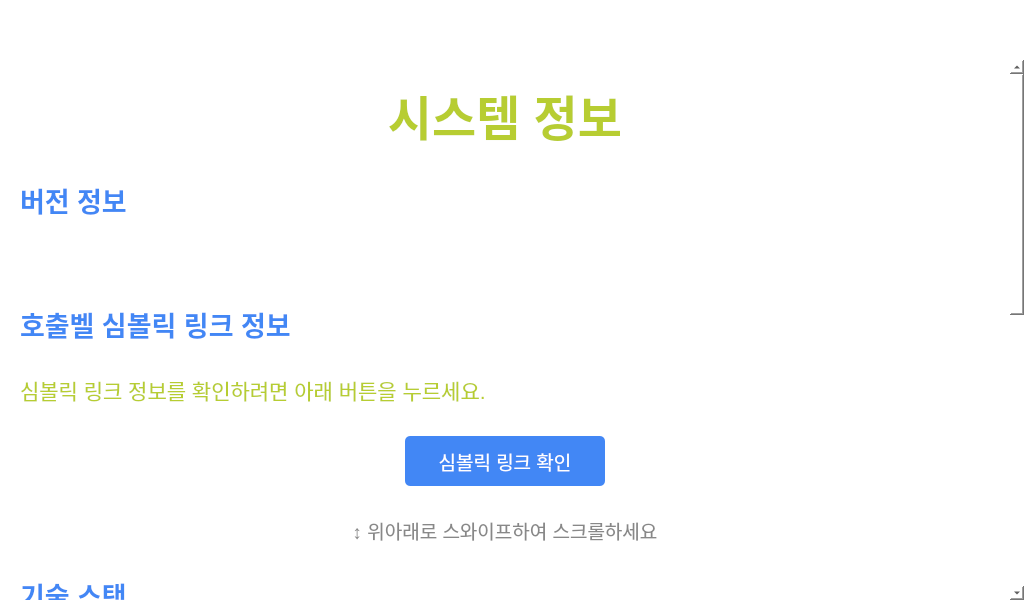
<?xml version="1.0" encoding="UTF-8"?>
<ui version="4.0">
 <class>InfoView</class>
 <widget class="QWidget" name="InfoView">
  <property name="geometry">
   <rect>
    <x>0</x>
    <y>0</y>
    <width>1024</width>
    <height>600</height>
   </rect>
  </property>
  <property name="windowTitle">
   <string>Dentium</string>
  </property>
  <property name="styleSheet">
   <string notr="true">background-color: white;</string>
  </property>
  <layout class="QVBoxLayout" name="main_layout">
   <property name="spacing">
    <number>0</number>
   </property>
   <property name="leftMargin">
    <number>0</number>
   </property>
   <property name="topMargin">
    <number>0</number>
   </property>
   <property name="rightMargin">
    <number>0</number>
   </property>
   <property name="bottomMargin">
    <number>0</number>
   </property>
   <item>
    <widget class="QWidget" name="status_bar_container" native="true">
     <property name="minimumSize">
      <size>
       <width>0</width>
       <height>60</height>
      </size>
     </property>
     <property name="maximumSize">
      <size>
       <width>16777215</width>
       <height>60</height>
      </size>
     </property>
    </widget>
   </item>
   <item>
    <widget class="QScrollArea" name="scroll_area">
     <property name="styleSheet">
      <string notr="true">QScrollArea {
    background-color: black;
    border: none;
}
QScrollBar {
    width: 0px;
    height: 0px;
}</string>
     </property>
     <property name="widgetResizable">
      <bool>true</bool>
     </property>
     <widget class="QWidget" name="scroll_content">
      <property name="geometry">
       <rect>
        <x>0</x>
        <y>0</y>
        <width>1007</width>
        <height>1057</height>
       </rect>
      </property>
      <layout class="QVBoxLayout" name="info_layout">
       <property name="spacing">
        <number>30</number>
       </property>
       <property name="leftMargin">
        <number>20</number>
       </property>
       <property name="topMargin">
        <number>20</number>
       </property>
       <property name="rightMargin">
        <number>20</number>
       </property>
       <property name="bottomMargin">
        <number>20</number>
       </property>
       <item>
        <widget class="QLabel" name="title_label">
         <property name="font">
          <font>
           <family>Arial</family>
           <pointsize>-1</pointsize>
           <weight>75</weight>
           <bold>true</bold>
          </font>
         </property>
         <property name="styleSheet">
          <string notr="true">QLabel {
    color: #b7cd32;              /* 라임 그린 */
    font-size: 48px;             /* 큰 폰트 */
    font-weight: 600;            /* 두껍게 */
    font-family: &quot;Arial&quot;;        /* 적당히 깔끔한 폰트 */
}</string>
         </property>
         <property name="text">
          <string>시스템 정보</string>
         </property>
         <property name="alignment">
          <set>Qt::AlignCenter</set>
         </property>
        </widget>
       </item>
       <item>
        <widget class="QLabel" name="version_section_label">
         <property name="font">
          <font>
           <family>Arial</family>
           <pointsize>20</pointsize>
           <weight>75</weight>
           <bold>true</bold>
          </font>
         </property>
         <property name="styleSheet">
          <string notr="true">color: #4287f5;</string>
         </property>
         <property name="text">
          <string>버전 정보</string>
         </property>
        </widget>
       </item>
       <item>
        <widget class="QLabel" name="version_info_label">
         <property name="font">
          <font>
           <family>Arial</family>
           <pointsize>16</pointsize>
          </font>
         </property>
         <property name="styleSheet">
          <string notr="true">color: black;</string>
         </property>
         <property name="text">
          <string/>
         </property>
         <property name="wordWrap">
          <bool>true</bool>
         </property>
         <property name="textInteractionFlags">
          <set>Qt::TextSelectableByMouse</set>
         </property>
        </widget>
       </item>
       <item>
        <widget class="QLabel" name="symlink_section_label">
         <property name="font">
          <font>
           <family>Arial</family>
           <pointsize>20</pointsize>
           <weight>75</weight>
           <bold>true</bold>
          </font>
         </property>
         <property name="styleSheet">
          <string notr="true">color: #4287f5;</string>
         </property>
         <property name="text">
          <string>호출벨 심볼릭 링크 정보</string>
         </property>
        </widget>
       </item>
       <item>
        <widget class="QLabel" name="symlink_info_label">
         <property name="font">
          <font>
           <family>Arial</family>
           <pointsize>16</pointsize>
          </font>
         </property>
         <property name="styleSheet">
          <string notr="true">color: #b7cd32;              /* 라임 그린 */</string>
         </property>
         <property name="text">
          <string>심볼릭 링크 정보를 확인하려면 아래 버튼을 누르세요.</string>
         </property>
         <property name="wordWrap">
          <bool>true</bool>
         </property>
         <property name="textInteractionFlags">
          <set>Qt::TextSelectableByMouse</set>
         </property>
        </widget>
       </item>
       <item>
        <layout class="QHBoxLayout" name="check_button_layout">
         <item>
          <spacer name="horizontalSpacer">
           <property name="orientation">
            <enum>Qt::Horizontal</enum>
           </property>
           <property name="sizeHint" stdset="0">
            <size>
             <width>40</width>
             <height>20</height>
            </size>
           </property>
          </spacer>
         </item>
         <item>
          <widget class="QPushButton" name="check_symlink_button">
           <property name="minimumSize">
            <size>
             <width>200</width>
             <height>50</height>
            </size>
           </property>
           <property name="maximumSize">
            <size>
             <width>200</width>
             <height>50</height>
            </size>
           </property>
           <property name="font">
            <font>
             <family>Arial</family>
             <pointsize>14</pointsize>
            </font>
           </property>
           <property name="styleSheet">
            <string notr="true">QPushButton {
    background-color: #4287f5;
    color: white;
    border-radius: 5px;
    border: none;
}
QPushButton:hover {
    background-color: #5497FF;
}
QPushButton:pressed {
    background-color: #3266C0;
}</string>
           </property>
           <property name="text">
            <string>심볼릭 링크 확인</string>
           </property>
          </widget>
         </item>
         <item>
          <spacer name="horizontalSpacer_2">
           <property name="orientation">
            <enum>Qt::Horizontal</enum>
           </property>
           <property name="sizeHint" stdset="0">
            <size>
             <width>40</width>
             <height>20</height>
            </size>
           </property>
          </spacer>
         </item>
        </layout>
       </item>
       <item>
        <widget class="QLabel" name="touch_hint_label">
         <property name="font">
          <font>
           <family>Arial</family>
           <pointsize>14</pointsize>
          </font>
         </property>
         <property name="styleSheet">
          <string notr="true">color: #888888;</string>
         </property>
         <property name="text">
          <string>↕ 위아래로 스와이프하여 스크롤하세요</string>
         </property>
         <property name="alignment">
          <set>Qt::AlignCenter</set>
         </property>
        </widget>
       </item>
       <item>
        <widget class="QLabel" name="tech_section_label">
         <property name="font">
          <font>
           <family>Arial</family>
           <pointsize>20</pointsize>
           <weight>75</weight>
           <bold>true</bold>
          </font>
         </property>
         <property name="styleSheet">
          <string notr="true">color: #4287f5;</string>
         </property>
         <property name="text">
          <string>기술 스택</string>
         </property>
        </widget>
       </item>
       <item>
        <widget class="QWidget" name="tech_stack_container" native="true">
         <layout class="QVBoxLayout" name="tech_stack_layout">
          <property name="leftMargin">
           <number>0</number>
          </property>
          <property name="topMargin">
           <number>0</number>
          </property>
          <property name="rightMargin">
           <number>0</number>
          </property>
          <property name="bottomMargin">
           <number>0</number>
          </property>
         </layout>
        </widget>
       </item>
       <item>
        <widget class="QLabel" name="symbolic_section_label">
         <property name="font">
          <font>
           <family>Arial</family>
           <pointsize>20</pointsize>
           <weight>75</weight>
           <bold>true</bold>
          </font>
         </property>
         <property name="styleSheet">
          <string notr="true">color: #4287f5;</string>
         </property>
         <property name="text">
          <string>시스템 심볼릭 링크</string>
         </property>
        </widget>
       </item>
       <item>
        <widget class="QLabel" name="symbolic_info_label">
         <property name="font">
          <font>
           <family>Arial</family>
           <pointsize>16</pointsize>
          </font>
         </property>
         <property name="styleSheet">
          <string notr="true">color: black;              /* 라임 그린 */</string>
         </property>
         <property name="text">
          <string>이 애플리케이션은 다음 심볼릭 링크를 사용합니다:
- /dev/ttyCallBell → 호출벨 장치
- /dev/ttyMCU → MCU 장치
- /dev/ttyLIDAR → 라이다 장치

심볼릭 링크 권한이 필요한 경우 관리자 권한으로 실행하세요.</string>
         </property>
         <property name="wordWrap">
          <bool>true</bool>
         </property>
         <property name="textInteractionFlags">
          <set>Qt::TextSelectableByMouse</set>
         </property>
        </widget>
       </item>
       <item>
        <widget class="QLabel" name="dev_section_label">
         <property name="font">
          <font>
           <family>Arial</family>
           <pointsize>20</pointsize>
           <weight>75</weight>
           <bold>true</bold>
          </font>
         </property>
         <property name="styleSheet">
          <string notr="true">color: #4287f5;</string>
         </property>
         <property name="text">
          <string>개발</string>
         </property>
        </widget>
       </item>
       <item>
        <widget class="QLabel" name="dev_info_label">
         <property name="font">
          <font>
           <family>Arial</family>
           <pointsize>16</pointsize>
          </font>
         </property>
         <property name="styleSheet">
          <string notr="true">color: white;</string>
         </property>
         <property name="text">
          <string/>
         </property>
         <property name="wordWrap">
          <bool>true</bool>
         </property>
         <property name="textInteractionFlags">
          <set>Qt::TextSelectableByMouse</set>
         </property>
        </widget>
       </item>
       <item>
        <widget class="QLabel" name="spacer_label">
         <property name="minimumSize">
          <size>
           <width>0</width>
           <height>100</height>
          </size>
         </property>
         <property name="maximumSize">
          <size>
           <width>16777215</width>
           <height>100</height>
          </size>
         </property>
         <property name="text">
          <string/>
         </property>
        </widget>
       </item>
      </layout>
     </widget>
    </widget>
   </item>
  </layout>
 </widget>
 <resources/>
 <connections/>
</ui>
